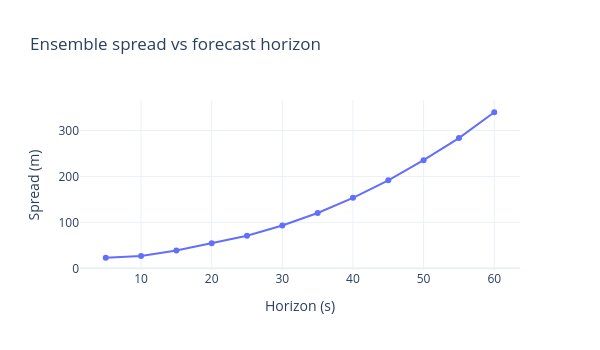

Notebook code for this chart:
### Markdown cell above
## Error vs horizon

### Code cell
# Spread over horizon
horizons_s = np.arange(1, spread.shape[1]+1) * 5
mean_spread = spread.mean(axis=0)

fig = go.Figure()
fig.add_trace(go.Scatter(x=horizons_s, y=mean_spread, mode="lines+markers",
                         name="Mean spread", line=dict(width=2)))
fig.update_layout(title="Ensemble spread vs forecast horizon",
                  xaxis_title="Horizon (s)", yaxis_title="Spread (m)",
                  height=350, width=600, template="plotly_white")
fig.show()

### Figure 1 — Plotly figure (JSON) as saved in the notebook; plotly's stock layout.template omitted (floating-point values rounded to 4 significant figures)
{"data": [{"line": {"width": 2}, "mode": "lines+markers", "name": "Mean spread", "type": "scatter", "x": [5, 10, 15, 20, 25, 30, 35, 40, 45, 50, 55, 60], "y": [23.02, 26.63, 38.86, 54.71, 71.06, 93.25, 120.4, 153.4, 191.5, 235.4, 283.6, 339.7]}], "layout": {"height": 350, "title": {"text": "Ensemble spread vs forecast horizon"}, "width": 600, "xaxis": {"title": {"text": "Horizon (s)"}}, "yaxis": {"title": {"text": "Spread (m)"}}}}
